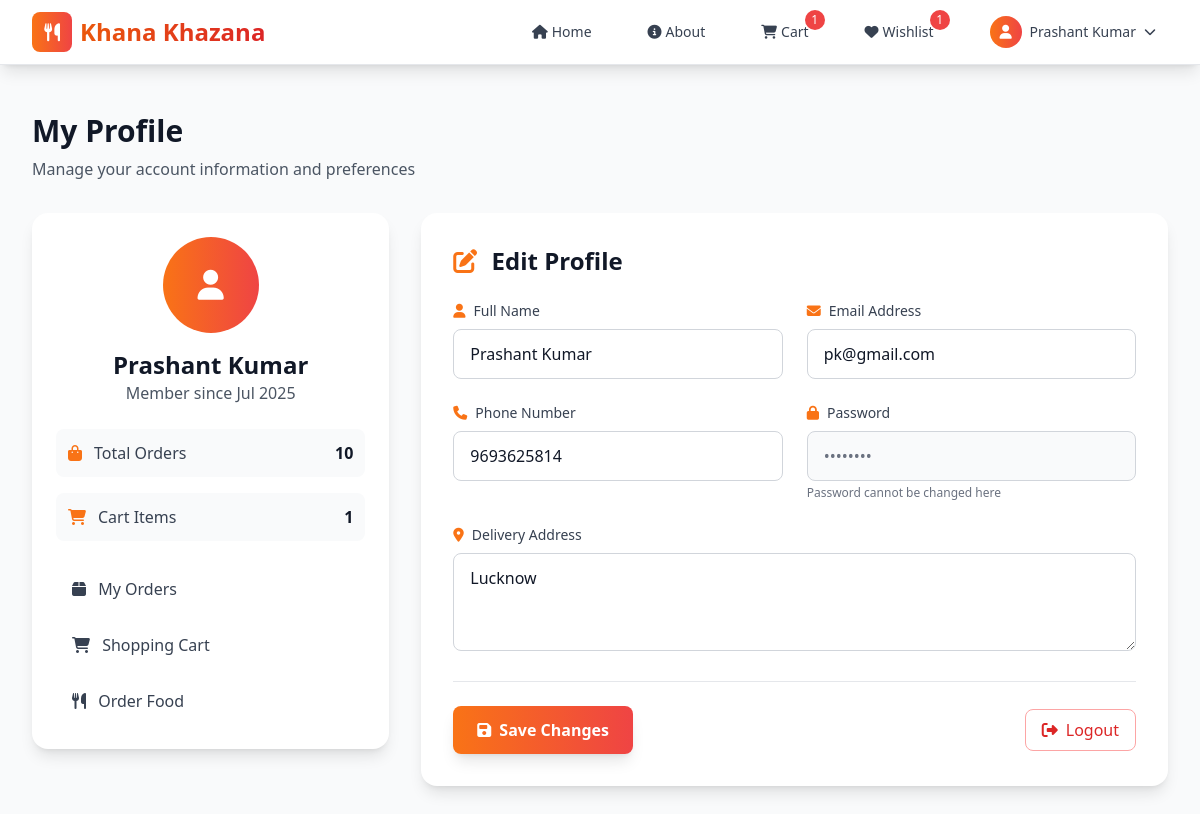
Screenshot of /user/profile.php (signed in) with the database file from the repository.
### tables this page shows
CREATE TABLE `users` (
  `id` int(11) NOT NULL,
  `name` varchar(255) NOT NULL,
  `email` varchar(255) NOT NULL,
  `password` varchar(255) NOT NULL,
  `phone` varchar(20) DEFAULT NULL,
  `address` text DEFAULT NULL,
  `created_at` timestamp NOT NULL DEFAULT current_timestamp()
);

### user/profile.php (the view, shortened to what this page needs)
<?php
include '../include/header.php';
$user_id = $_SESSION['user_id'];
$user_query = "SELECT * FROM users WHERE id = ?";
$stmt = $conn->prepare($user_query);
$stmt->bind_param("i", $user_id);
$stmt->execute();
$user_result = $stmt->get_result();
$user = $user_result->fetch_assoc();
$orders_query = "SELECT COUNT(*) as total_orders FROM orders WHERE user_id = ?";
$orders_stmt = $conn->prepare($orders_query);
$orders_stmt->bind_param("i", $user_id);
$orders_stmt->execute();
$orders_result = $orders_stmt->get_result();
$total_orders = $orders_result->fetch_assoc()['total_orders'];
$cart_query = "SELECT SUM(quantity) as cart_items FROM cart_items WHERE user_id = ?";
$cart_stmt = $conn->prepare($cart_query);
$cart_stmt->bind_param("i", $user_id);
$cart_stmt->execute();
$cart_result = $cart_stmt->get_result();
$cart_items = $cart_result->fetch_assoc()['cart_items'] ?? 0;
?>
<section class="min-h-screen bg-gray-50 py-12">
    <div class="max-w-7xl mx-auto px-4 sm:px-6 lg:px-8">
        <div class="mb-8">
            <h1 class="text-3xl font-bold text-gray-900 mb-2">My Profile</h1>
            <p class="text-gray-600">Manage your account information and preferences</p>
        </div>
        <div class="grid grid-cols-1 lg:grid-cols-3 gap-8">
            <div class="lg:col-span-1">
                <div class="bg-white rounded-2xl shadow-lg p-6">
                    <div class="text-center mb-6">
                        <div
                            class="w-24 h-24 bg-gradient-to-r from-orange-500 to-red-500 rounded-full mx-auto mb-4 flex items-center justify-center">
                            <i class="fas fa-user text-white text-3xl"></i>
                        </div>
                        <h2 class="text-2xl font-bold text-gray-900"><?php echo htmlspecialchars($user['name']); ?></h2>
                        <p class="text-gray-600">Member since
                            <?php echo date('M Y', strtotime($user['created_at'] ?? 'now')); ?></p>
                    </div>
                    <div class="space-y-4 mb-6">
                        <div class="flex items-center justify-between p-3 bg-gray-50 rounded-lg">
                            <div class="flex items-center">
                                <i class="fas fa-shopping-bag text-orange-500 mr-3"></i>
                                <span class="text-gray-700">Total Orders</span>
                            </div>
                            <span class="font-semibold text-gray-900"><?php echo $total_orders; ?></span>
                        </div>
                        <div class="flex items-center justify-between p-3 bg-gray-50 rounded-lg">
                            <div class="flex items-center">
                                <i class="fas fa-shopping-cart text-orange-500 mr-3"></i>
                                <span class="text-gray-700">Cart Items</span>
                            </div>
                            <span class="font-semibold text-gray-900"><?php echo $cart_items; ?></span>
                        </div>
                    </div>
                    <div class="space-y-2">
                        <a href="my_orders.php"
                            class="block w-full text-left px-4 py-3 text-gray-700 hover:bg-orange-50 hover:text-orange-600 rounded-lg transition-colors duration-200">
                            <i class="fas fa-box mr-2"></i>
                            My Orders
                        </a>
                        <a href="cart.php"
                            class="block w-full text-left px-4 py-3 text-gray-700 hover:bg-orange-50 hover:text-orange-600 rounded-lg transition-colors duration-200">
                            <i class="fas fa-shopping-cart mr-2"></i>
                            Shopping Cart
                        </a>
                        <a href="index.php"
                            class="block w-full text-left px-4 py-3 text-gray-700 hover:bg-orange-50 hover:text-orange-600 rounded-lg transition-colors duration-200">
                            <i class="fas fa-utensils mr-2"></i>
                            Order Food
                        </a>
                    </div>
                </div>
            </div>
            <div class="lg:col-span-2">
                <div class="bg-white rounded-2xl shadow-lg p-8">
                    <h3 class="text-2xl font-bold text-gray-900 mb-6">
                        <i class="fas fa-edit mr-2 text-orange-500"></i>
                        Edit Profile
                    </h3>
                    <form method="post" class="space-y-6">
                        <div class="grid grid-cols-1 md:grid-cols-2 gap-6">
                            <div>
                                <label for="name" class="block text-sm font-medium text-gray-700 mb-2">
                                    <i class="fas fa-user mr-2 text-orange-500"></i>Full Name
                                </label>
                                <input type="text" name="name" id="name"
                                    value="<?php echo htmlspecialchars($user['name']); ?>" required
                                    class="w-full px-4 py-3 border border-gray-300 rounded-lg focus:ring-2 focus:ring-orange-500 focus:border-orange-500 transition-all duration-200">
                            </div>
                            <div>
                                <label for="email" class="block text-sm font-medium text-gray-700 mb-2">
                                    <i class="fas fa-envelope mr-2 text-orange-500"></i>Email Address
                                </label>
                                <input type="email" name="email" id="email"
                                    value="<?php echo htmlspecialchars($user['email']); ?>" required
                                    class="w-full px-4 py-3 border border-gray-300 rounded-lg focus:ring-2 focus:ring-orange-500 focus:border-orange-500 transition-all duration-200">
                            </div>
                        </div>
                        <div class="grid grid-cols-1 md:grid-cols-2 gap-6">
                            <div>
                                <label for="phone" class="block text-sm font-medium text-gray-700 mb-2">
                                    <i class="fas fa-phone mr-2 text-orange-500"></i>Phone Number
                                </label>
                                <input type="tel" name="phone" id="phone"
                                    value="<?php echo htmlspecialchars($user['phone']); ?>" required
                                    class="w-full px-4 py-3 border border-gray-300 rounded-lg focus:ring-2 focus:ring-orange-500 focus:border-orange-500 transition-all duration-200">
                            </div>
                            <div>
                                <label for="password" class="block text-sm font-medium text-gray-700 mb-2">
                                    <i class="fas fa-lock mr-2 text-orange-500"></i>Password
                                </label>
                                <input type="password" value="••••••••" disabled
                                    class="w-full px-4 py-3 border border-gray-300 rounded-lg bg-gray-50 text-gray-500">
                                <p class="text-xs text-gray-500 mt-1">Password cannot be changed here</p>
                            </div>
                        </div>
                        <div>
                            <label for="address" class="block text-sm font-medium text-gray-700 mb-2">
                                <i class="fas fa-map-marker-alt mr-2 text-orange-500"></i>Delivery Address
                            </label>
                            <textarea name="address" id="address" rows="3" required
                                class="w-full px-4 py-3 border border-gray-300 rounded-lg focus:ring-2 focus:ring-orange-500 focus:border-orange-500 transition-all duration-200"
                                placeholder="Enter your complete delivery address"><?php echo htmlspecialchars($user['address']); ?></textarea>
                        </div>
                        <div class="flex items-center justify-between pt-6 border-t border-gray-200">
                            <button type="submit"
                                class="inline-flex items-center px-6 py-3 bg-gradient-to-r from-orange-500 to-red-500 hover:from-orange-600 hover:to-red-600 text-white font-semibold rounded-lg shadow-lg hover:shadow-xl transition-all duration-300 transform hover:-translate-y-0.5">
                                <i class="fas fa-save mr-2"></i>
                                Save Changes
                            </button>
                            <a href="logout.php"
                                class="inline-flex items-center px-4 py-2 border border-red-300 text-red-600 font-medium rounded-lg hover:bg-red-50 transition-all duration-200">
                                <i class="fas fa-sign-out-alt mr-2"></i>
                                Logout
                            </a>
                        </div>
                    </form>
                </div>
            </div>
        </div>
    </div>
</section>
<?php include '../include/footer.php'; ?>

### rows the page displays
users: name "Prashant Kumar", created_at "Jul 2025", email "pk@gmail.com", phone "9693625814", address "Lucknow"

### other values shown
$cart_count "1"
$wishlist_count "1"
$_SESSION['username'] "Prashant Kumar"
$total_orders "10"
$cart_items "1"
